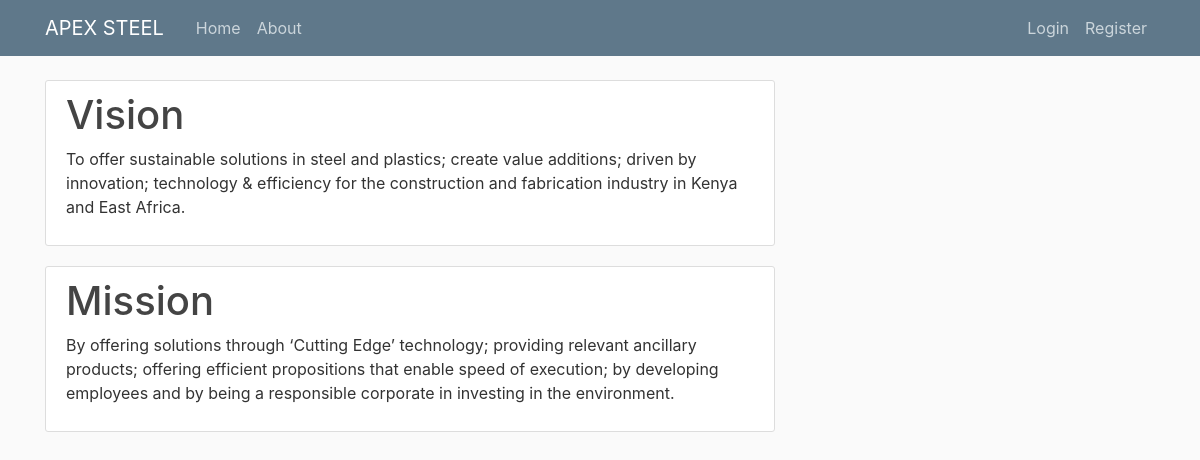
The page /about/ on the database its author committed.
### apex/models.py (models this page shows, shortened)
class Post(models.Model):
    title = models.CharField(max_length=100)
    content = models.TextField()

### apex/views.py (the view)
# urls.py: path('about/', views.about, name='apex-about'),
def about(request):
    posts = Post.objects.all()
    context = {
        'posts': posts
    }
    return render(request, 'apex/about.html', context)

### apex/templates/apex/about.html
{% extends "apex/base.html" %}
{% block content %}
    {% for post in posts %}
    <article class="media content-section">
      <div class="media-body">
          <h1>{{ post.title }}</h1>
          <p>{{ post.content }}</p>
      </div>
   </article>
    {% endfor %}
{% endblock content %}

### apex/static/apex/main.css (style rules this page uses)
body { background: #fafafa; color: #333333; margin-top: 5rem; }
h1, h2, h3, h4, h5, h6 { color: #444444; }
.content-section { background: #ffffff; padding: 10px 20px; border: 1px solid #dddddd; border-radius: 3px; margin-bottom: 20px; }

### rows shown on the page
Post: title "Vision", content "To offer sustainable solutions in steel and plastics; create value additions; driven by innovation; technology & efficiency for the construction and fabrication industry in Kenya and East Africa."
Post: title "Mission", content "By offering solutions through ‘Cutting Edge’ technology; providing relevant ancillary products; offering efficient propositions that enable speed of execution; by developing employees and by being a responsible corporate in investing in the environment."
